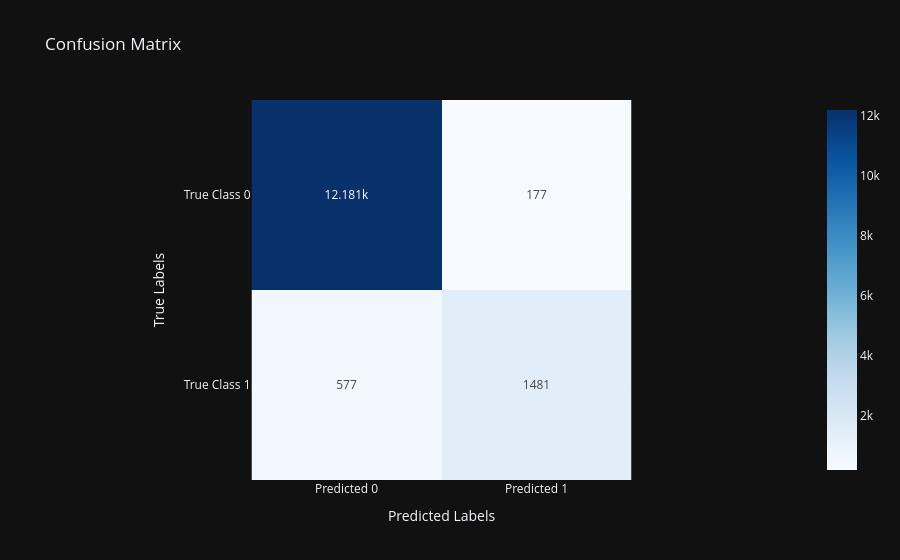

Notebook source saved alongside this figure:
### Code cell
dt_visualizer.plot_confusion_matrix()

### Figure 1 — Plotly figure (JSON) as saved in the notebook; plotly's stock layout.template omitted (floating-point values rounded to 4 significant figures)
{"data": [{"coloraxis": "coloraxis", "name": "0", "texttemplate": "%{z}", "x": ["Predicted 0", "Predicted 1"], "y": ["True Class 0", "True Class 1"], "z": [[12181, 177], [577, 1481]], "type": "heatmap", "xaxis": "x", "yaxis": "y", "hovertemplate": "x: %{x}<br>y: %{y}<br>color: %{z}<extra></extra>"}], "layout": {"xaxis": {"anchor": "y", "domain": [0.0, 1.0], "scaleanchor": "y", "constrain": "domain", "title": {"text": "Predicted Labels"}}, "yaxis": {"anchor": "x", "domain": [0.0, 1.0], "autorange": "reversed", "constrain": "domain", "title": {"text": "True Labels"}}, "coloraxis": {"colorscale": [[0.0, "rgb(247,251,255)"], [0.125, "rgb(222,235,247)"], [0.25, "rgb(198,219,239)"], [0.375, "rgb(158,202,225)"], [0.5, "rgb(107,174,214)"], [0.625, "rgb(66,146,198)"], [0.75, "rgb(33,113,181)"], [0.875, "rgb(8,81,156)"], [1.0, "rgb(8,48,107)"]]}, "title": {"text": "Confusion Matrix"}, "showlegend": false}}
